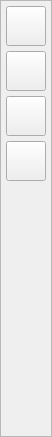
       <widget class="QFrame" name="frame_navigation">
        <property name="maximumSize">
         <size>
          <width>50</width>
          <height>16777215</height>
         </size>
        </property>
        <property name="frameShape">
         <enum>QFrame::StyledPanel</enum>
        </property>
        <property name="frameShadow">
         <enum>QFrame::Raised</enum>
        </property>
        <layout class="QVBoxLayout" name="verticalLayout_2">
         <property name="spacing">
          <number>5</number>
         </property>
         <property name="leftMargin">
          <number>5</number>
         </property>
         <property name="topMargin">
          <number>5</number>
         </property>
         <property name="rightMargin">
          <number>5</number>
         </property>
         <property name="bottomMargin">
          <number>5</number>
         </property>
         <item>
          <widget class="QPushButton" name="btn_nav_camera">
           <property name="minimumSize">
            <size>
             <width>40</width>
             <height>40</height>
            </size>
           </property>
           <property name="styleSheet">
            <string notr="true"/>
           </property>
           <property name="text">
            <string/>
           </property>
           <property name="icon">
            <iconset>
             <normaloff>../../../images/svg_icons/icon_camera.svg</normaloff>../../../images/svg_icons/icon_camera.svg</iconset>
           </property>
           <property name="iconSize">
            <size>
             <width>27</width>
             <height>27</height>
            </size>
           </property>
          </widget>
         </item>
         <item>
          <widget class="QPushButton" name="btn_nav_edit">
           <property name="minimumSize">
            <size>
             <width>40</width>
             <height>40</height>
            </size>
           </property>
           <property name="text">
            <string/>
           </property>
           <property name="icon">
            <iconset>
             <normaloff>../../../images/svg_icons/icon_edit_text.svg</normaloff>../../../images/svg_icons/icon_edit_text.svg</iconset>
           </property>
           <property name="iconSize">
            <size>
             <width>27</width>
             <height>27</height>
            </size>
           </property>
          </widget>
         </item>
         <item>
          <widget class="QPushButton" name="btn_nav_key">
           <property name="minimumSize">
            <size>
             <width>40</width>
             <height>40</height>
            </size>
           </property>
           <property name="text">
            <string/>
           </property>
           <property name="icon">
            <iconset>
             <normaloff>../../../images/svg_icons/icon_key.svg</normaloff>../../../images/svg_icons/icon_key.svg</iconset>
           </property>
           <property name="iconSize">
            <size>
             <width>27</width>
             <height>27</height>
            </size>
           </property>
          </widget>
         </item>
         <item>
          <widget class="QPushButton" name="btn_nav_info">
           <property name="minimumSize">
            <size>
             <width>40</width>
             <height>40</height>
            </size>
           </property>
           <property name="text">
            <string/>
           </property>
           <property name="icon">
            <iconset>
             <normaloff>../../../images/svg_icons/icon_info_2.svg</normaloff>../../../images/svg_icons/icon_info_2.svg</iconset>
           </property>
           <property name="iconSize">
            <size>
             <width>28</width>
             <height>28</height>
            </size>
           </property>
          </widget>
         </item>
         <item>
          <spacer name="verticalSpacer">
           <property name="orientation">
            <enum>Qt::Vertical</enum>
           </property>
           <property name="sizeHint" stdset="0">
            <size>
             <width>20</width>
             <height>250</height>
            </size>
           </property>
          </spacer>
         </item>
        </layout>
       </widget>
